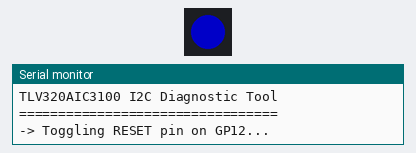
Recording of a sketch running on a simulated Raspberry Pi Pico. On the bench: 1 RGB LEDs in strip order, left to right, the last lines printed to the serial monitor. Dim RGB values are drawn brighter than linear.

Above: at 0.1 s.
At 0.5 s:
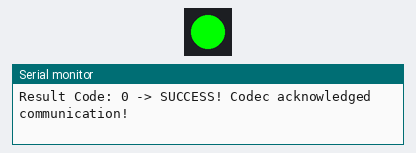
Timing chart, 0 to 2.0 s (numbered marks = the images above):
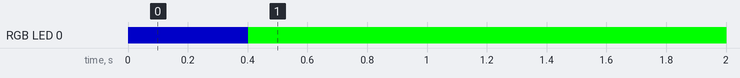

The sketch:

audio_codec_i2c_diagnostic.ino
```cpp
#include <Arduino.h>
#include <Wire.h>
#include <Adafruit_NeoPixel.h>

#define LED_PIN 16
#define CODEC_RESET_PIN 12

Adafruit_NeoPixel onboardLED(1, LED_PIN, NEO_GRB + NEO_KHZ800);

void setup() {
    Serial.begin(115200);

    // Wait up to 3 seconds for the Serial Monitor window to be opened by the user
    unsigned long start = millis();
    while (!Serial && (millis() - start < 3000));

    Serial.println("\n=================================");
    Serial.println("TLV320AIC3100 I2C Diagnostic Tool");
    Serial.println("=================================");

    onboardLED.begin();
    onboardLED.setPixelColor(0, onboardLED.Color(0, 0, 100)); // Solid Blue during test
    onboardLED.show();

    // Perform Hardware Reset on GP12
    Serial.println("-> Toggling RESET pin on GP12...");
    pinMode(CODEC_RESET_PIN, OUTPUT);
    digitalWrite(CODEC_RESET_PIN, LOW);
    delay(100);
    digitalWrite(CODEC_RESET_PIN, HIGH);
    delay(200); // Give the chip plenty of time to wake up its internal digital rails

    // Initialize I2C Pins
    Serial.println("-> Opening I2C bus on GP4 (SDA) and GP5 (SCL)...");
    Wire.setSDA(4);
    Wire.setSCL(5);
    Wire.begin();
    delay(100);
}

void loop() {
    Serial.println("\nScanning address 0x18 (Default Codec Address)...");

    Wire.beginTransmission(0x18);
    uint8_t error = Wire.endTransmission();

    Serial.print("Result Code: ");
    Serial.print(error);

    switch(error) {
        case 0:
            Serial.println(" -> SUCCESS! Codec acknowledged communication!");
            onboardLED.setPixelColor(0, onboardLED.Color(0, 255, 0)); // Green
            break;
        case 1:
            Serial.println(" -> ERROR: Data too long to fit in buffer.");
            onboardLED.setPixelColor(0, onboardLED.Color(255, 0, 0)); // Red
            break;
        case 2:
            Serial.println(" -> ERROR: NACK (No Device Acknowledged). The lines are pulled up, but the chip is acting dead or sleeping.");
            onboardLED.setPixelColor(0, onboardLED.Color(255, 255, 0)); // Yellow
            break;
        case 3:
            Serial.println(" -> ERROR: NACK on data transmit.");
            onboardLED.setPixelColor(0, onboardLED.Color(255, 0, 255)); // Purple
            break;
        case 4:
            Serial.println(" -> ERROR: Bus Error (Lines might be shorted, swapped, or missing common GND).");
            onboardLED.setPixelColor(0, onboardLED.Color(255, 128, 0)); // Orange
            break;
        case 5:
            Serial.println(" -> ERROR: Timeout (I2C bus is locked/stuck low).");
            onboardLED.setPixelColor(0, onboardLED.Color(100, 0, 0)); // Dim Red
            break;
        default:
            Serial.println(" -> Unknown error code.");
    }
    onboardLED.show();

    delay(3000); // Scan again every 3 seconds
}
```

Measured:
- by itself, RGB LED 0: off → RGB(0, 0, 100) at 0.00 s, → RGB(0, 255, 0) 0.40 s later
